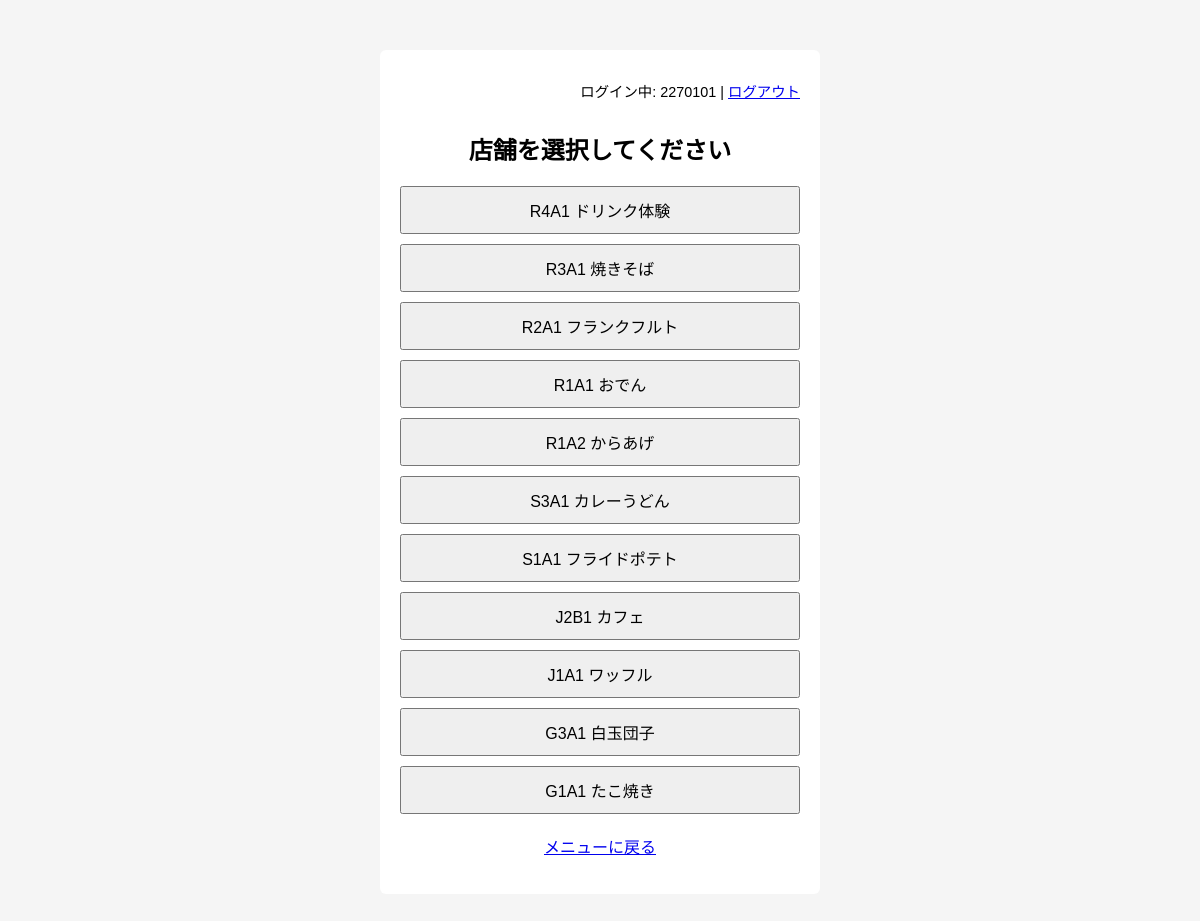
Page /views/auth/store_select.php (signed in) on the committed database.
### tables this page shows
CREATE TABLE `shop` (
  `sh_id` int(11) NOT NULL,
  `fy` int(11) NOT NULL,
  `class` varchar(6) NOT NULL,
  `pr_name` varchar(40) NOT NULL,
  `place` varchar(10) NOT NULL
);

### views/auth/store_select.php (the view, shortened to what this page needs)
<?php
require __DIR__ . '/../../config/dbConnection.php';
$sql = "
SELECT
    sh_id,
    class,
    pr_name
FROM shop
ORDER BY sh_id
";
$stmt = $pdo->prepare($sql);
$stmt->execute();
$stores = $stmt->fetchAll(PDO::FETCH_ASSOC);
?>
<!DOCTYPE html>
<html lang="ja">
<head>
</head>
<body>
<div class="container">
    <p style="text-align: right; margin: 0; padding: 10px 0; font-size: 0.9em;">
        ログイン中: <?= htmlspecialchars($_SESSION['student_id'], ENT_QUOTES, 'UTF-8') ?> |
        <a href="logout.php">ログアウト</a>
    </p>
    <h2>店舗を選択してください</h2>
    <?php foreach ($stores as $s): ?>
        <div class="store">
            <form method="post" action="../item/products.php">
                <button type="submit">
                    <?= htmlspecialchars($s['class'] , ENT_QUOTES, 'UTF-8') ?>
                    <?= htmlspecialchars($s['pr_name'] , ENT_QUOTES, 'UTF-8') ?>
                </button>
            </form>
        </div>
    <?php endforeach; ?>
    <p style="text-align: center; margin-top: 20px;">
        <a href="../common/index.html">メニューに戻る</a>
    </p>
</div>
</body>
</html>

### views/auth/store_select.php (style rules this page uses)
body { font-family: sans-serif; background: #f5f5f5; }
.container { width: 400px; margin: 50px auto; background: #fff; padding: 20px; border-radius: 6px; }
h2 { text-align: center; }
.store { margin: 10px 0; }
button { width: 100%; padding: 10px; font-size: 16px; }

### rows in the picture
shop: class "R4A1", pr_name "ドリンク体験"
shop: class "R3A1", pr_name "焼きそば"
shop: class "R2A1", pr_name "フランクフルト"
shop: class "R1A1", pr_name "おでん"
shop: class "R1A2", pr_name "からあげ"
shop: class "S3A1", pr_name "カレーうどん"
shop: class "S1A1", pr_name "フライドポテト"
shop: class "J2B1", pr_name "カフェ"
shop: class "J1A1", pr_name "ワッフル"
shop: class "G3A1", pr_name "白玉団子"
shop: class "G1A1", pr_name "たこ焼き"

### other values in the picture
$_SESSION['student_id'] "2270101"
